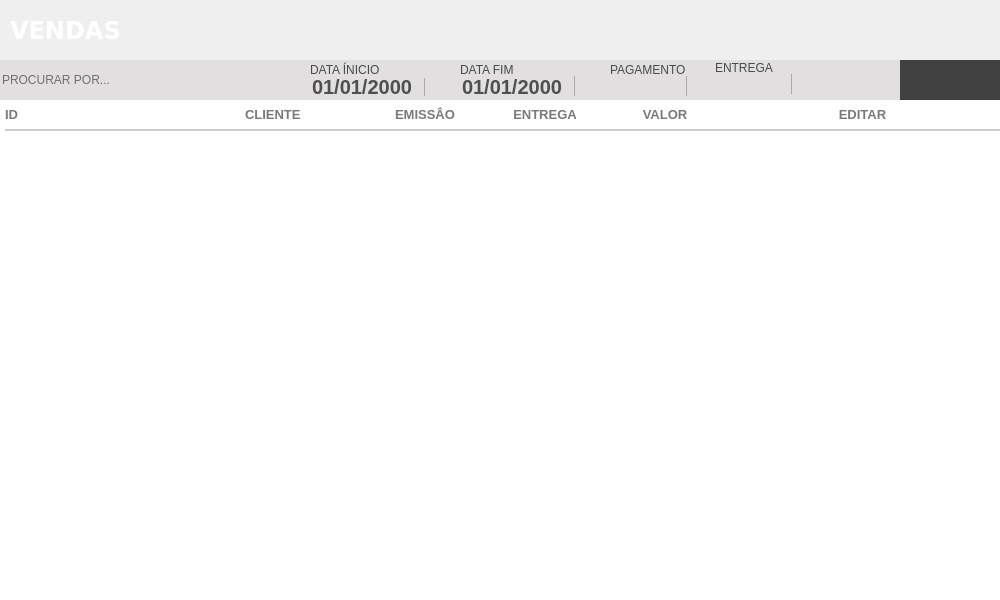
<?xml version="1.0" encoding="UTF-8"?>
<ui version="4.0">
 <class>ct_MainVendas</class>
 <widget class="QFrame" name="ct_MainVendas">
  <property name="geometry">
   <rect>
    <x>0</x>
    <y>0</y>
    <width>1000</width>
    <height>600</height>
   </rect>
  </property>
  <property name="windowTitle">
   <string>Frame</string>
  </property>
  <property name="styleSheet">
   <string notr="true">border:none</string>
  </property>
  <widget class="QFrame" name="frameMainVendas">
   <property name="geometry">
    <rect>
     <x>0</x>
     <y>0</y>
     <width>1000</width>
     <height>600</height>
    </rect>
   </property>
   <widget class="QFrame" name="fr_TopoMenuVendas">
    <property name="geometry">
     <rect>
      <x>0</x>
      <y>60</y>
      <width>1000</width>
      <height>40</height>
     </rect>
    </property>
    <property name="styleSheet">
     <string notr="true">background:#E1DFE0;
border: none;</string>
    </property>
    <widget class="QPushButton" name="bt_BuscaVendas">
     <property name="geometry">
      <rect>
       <x>820</x>
       <y>5</y>
       <width>30</width>
       <height>30</height>
      </rect>
     </property>
     <property name="font">
      <font>
       <family>Arial</family>
      </font>
     </property>
     <property name="cursor">
      <cursorShape>PointingHandCursor</cursorShape>
     </property>
     <property name="focusPolicy">
      <enum>Qt::NoFocus</enum>
     </property>
     <property name="contextMenuPolicy">
      <enum>Qt::NoContextMenu</enum>
     </property>
     <property name="toolTip">
      <string>BUSCAR</string>
     </property>
     <property name="styleSheet">
      <string notr="true"/>
     </property>
     <property name="text">
      <string/>
     </property>
    </widget>
    <widget class="QPushButton" name="bt_AddNovoVenda">
     <property name="geometry">
      <rect>
       <x>900</x>
       <y>0</y>
       <width>100</width>
       <height>40</height>
      </rect>
     </property>
     <property name="cursor">
      <cursorShape>PointingHandCursor</cursorShape>
     </property>
     <property name="focusPolicy">
      <enum>Qt::NoFocus</enum>
     </property>
     <property name="contextMenuPolicy">
      <enum>Qt::ActionsContextMenu</enum>
     </property>
     <property name="styleSheet">
      <string notr="true">QPushButton {
background-color: rgb(65, 65, 65);
 }
QPushButton:hover{
background-color: #40a286
}</string>
     </property>
     <property name="text">
      <string/>
     </property>
    </widget>
    <widget class="QLineEdit" name="tx_BuscaNome">
     <property name="geometry">
      <rect>
       <x>0</x>
       <y>5</y>
       <width>300</width>
       <height>30</height>
      </rect>
     </property>
     <property name="font">
      <font>
       <family>Arial</family>
      </font>
     </property>
     <property name="focusPolicy">
      <enum>Qt::ClickFocus</enum>
     </property>
     <property name="styleSheet">
      <string notr="true">QLineEdit {
color: #000
}
</string>
     </property>
     <property name="placeholderText">
      <string>PROCURAR POR...</string>
     </property>
     <property name="clearButtonEnabled">
      <bool>true</bool>
     </property>
    </widget>
    <widget class="QPushButton" name="bt_PrintRelatVendas">
     <property name="geometry">
      <rect>
       <x>860</x>
       <y>5</y>
       <width>30</width>
       <height>30</height>
      </rect>
     </property>
     <property name="font">
      <font>
       <family>Arial</family>
      </font>
     </property>
     <property name="cursor">
      <cursorShape>PointingHandCursor</cursorShape>
     </property>
     <property name="focusPolicy">
      <enum>Qt::NoFocus</enum>
     </property>
     <property name="contextMenuPolicy">
      <enum>Qt::NoContextMenu</enum>
     </property>
     <property name="toolTip">
      <string>IMPRIMIR</string>
     </property>
     <property name="text">
      <string/>
     </property>
    </widget>
    <widget class="QDateEdit" name="dt_InicioVenda">
     <property name="geometry">
      <rect>
       <x>310</x>
       <y>16</y>
       <width>140</width>
       <height>20</height>
      </rect>
     </property>
     <property name="styleSheet">
      <string notr="true">QDateEdit {
background: #E1DFE0;
border: none;
font-family: &quot;Arial&quot;;
font-size: 20px;
font-weight: bold;
color: rgb(80,79,79)
}
 QDateEdit::drop-down {
     subcontrol-origin: padding;
     subcontrol-position: top right;
     width: 25px;
     border-left-width: 1px;
     border-left-color: darkgray;
     border-left-style: solid; /* just a single line */
     border-top-right-radius: 3px; /* same radius as the QComboBox */
     border-bottom-right-radius: 3px;
 }
QDateEdit::down-arrow {
     image: url(&quot;+self.resourcepath('Images/down.png')+&quot;);
 }</string>
     </property>
     <property name="displayFormat">
      <string>dd/MM/yyyy</string>
     </property>
     <property name="calendarPopup">
      <bool>true</bool>
     </property>
    </widget>
    <widget class="QLabel" name="lb_FormVenda_21">
     <property name="geometry">
      <rect>
       <x>310</x>
       <y>2</y>
       <width>120</width>
       <height>16</height>
      </rect>
     </property>
     <property name="styleSheet">
      <string notr="true">QLabel{
font-size: 12px;
font-family: &quot;Arial Unicode MS&quot;;

	color: rgb(74, 74, 74);
border: none;
}</string>
     </property>
     <property name="text">
      <string>DATA ÍNICIO</string>
     </property>
    </widget>
    <widget class="QLabel" name="lb_FormVenda_22">
     <property name="geometry">
      <rect>
       <x>460</x>
       <y>2</y>
       <width>120</width>
       <height>16</height>
      </rect>
     </property>
     <property name="styleSheet">
      <string notr="true">QLabel{
font-size: 12px;
font-family: &quot;Arial Unicode MS&quot;;

	color: rgb(74, 74, 74);
border: none;
}</string>
     </property>
     <property name="text">
      <string>DATA FIM</string>
     </property>
    </widget>
    <widget class="QDateEdit" name="dt_FimVenda">
     <property name="geometry">
      <rect>
       <x>460</x>
       <y>16</y>
       <width>140</width>
       <height>20</height>
      </rect>
     </property>
     <property name="styleSheet">
      <string notr="true">QDateEdit {
background: #E1DFE0;
border: none;
font-family: &quot;Arial&quot;;
font-size: 20px;
font-weight: bold;
color: rgb(80,79,79)
}
 QDateEdit::drop-down {
     subcontrol-origin: padding;
     subcontrol-position: top right;
     width: 25px;
     border-left-width: 1px;
     border-left-color: darkgray;
     border-left-style: solid; /* just a single line */
     border-top-right-radius: 3px; /* same radius as the QComboBox */
     border-bottom-right-radius: 3px;
 }
QDateEdit::down-arrow {
     image: url(&quot;+self.resourcepath('Images/down.png')+&quot;);
 }</string>
     </property>
     <property name="displayFormat">
      <string>dd/MM/yyyy</string>
     </property>
     <property name="calendarPopup">
      <bool>true</bool>
     </property>
    </widget>
    <widget class="QLabel" name="lb_FormVenda_29">
     <property name="geometry">
      <rect>
       <x>610</x>
       <y>2</y>
       <width>95</width>
       <height>16</height>
      </rect>
     </property>
     <property name="styleSheet">
      <string notr="true">QLabel{
font-size: 12px;
font-family: &quot;Arial Unicode MS&quot;;

	color: rgb(74, 74, 74);
border: none;
}</string>
     </property>
     <property name="text">
      <string>PAGAMENTO</string>
     </property>
    </widget>
    <widget class="QComboBox" name="cb_pagamento">
     <property name="geometry">
      <rect>
       <x>610</x>
       <y>16</y>
       <width>95</width>
       <height>20</height>
      </rect>
     </property>
     <property name="styleSheet">
      <string notr="true">QComboBox{
background: #E1DFE0;
border: none;
font-family: &quot;Arial&quot;;
font-size: 11px;
font-weight: bold;
color: rgb(80,79,79)
}
 QComboBox::drop-down {
     subcontrol-origin: padding;
     subcontrol-position: top right;
     width: 18px;
     border-left-width: 1px;
     border-left-color: darkgray;
     border-left-style: solid; /* just a single line */
     border-top-right-radius: 3px; /* same radius as the QComboBox */
     border-bottom-right-radius: 3px;
 }
QComboBox::down-arrow {
     image: url(&quot;+self.resourcepath('Images/down.png')+&quot;);
 }
</string>
     </property>
    </widget>
    <widget class="QLabel" name="lb_FormVenda_30">
     <property name="geometry">
      <rect>
       <x>715</x>
       <y>0</y>
       <width>95</width>
       <height>16</height>
      </rect>
     </property>
     <property name="styleSheet">
      <string notr="true">QLabel{
font-size: 12px;
font-family: &quot;Arial Unicode MS&quot;;

	color: rgb(74, 74, 74);
border: none;
}</string>
     </property>
     <property name="text">
      <string>ENTREGA</string>
     </property>
    </widget>
    <widget class="QComboBox" name="cb_entrega">
     <property name="geometry">
      <rect>
       <x>715</x>
       <y>14</y>
       <width>95</width>
       <height>20</height>
      </rect>
     </property>
     <property name="styleSheet">
      <string notr="true">QComboBox{
background: #E1DFE0;
border: none;
font-family: &quot;Arial&quot;;
font-size: 11px;
font-weight: bold;
color: rgb(80,79,79)
}
 QComboBox::drop-down {
     subcontrol-origin: padding;
     subcontrol-position: top right;
     width: 18px;
     border-left-width: 1px;
     border-left-color: darkgray;
     border-left-style: solid; /* just a single line */
     border-top-right-radius: 3px; /* same radius as the QComboBox */
     border-bottom-right-radius: 3px;
 }
QComboBox::down-arrow {
     image: url(&quot;+self.resourcepath('Images/down.png')+&quot;);
 }
</string>
     </property>
    </widget>
   </widget>
   <widget class="QFrame" name="ct_containerVendas">
    <property name="geometry">
     <rect>
      <x>0</x>
      <y>100</y>
      <width>1000</width>
      <height>500</height>
     </rect>
    </property>
    <property name="styleSheet">
     <string notr="true">border: none</string>
    </property>
    <widget class="QTableWidget" name="tb_Vendas">
     <property name="geometry">
      <rect>
       <x>0</x>
       <y>0</y>
       <width>1000</width>
       <height>500</height>
      </rect>
     </property>
     <property name="cursor" stdset="0">
      <cursorShape>PointingHandCursor</cursorShape>
     </property>
     <property name="focusPolicy">
      <enum>Qt::WheelFocus</enum>
     </property>
     <property name="styleSheet">
      <string notr="true">QTableView{
color: #797979;
font-weight: bold;
font-size: 13px;
background: #FFF;
padding: 0 0 0 5px;
}
QHeaderView:section{
background: #FFF;
padding: 5px 0 ;
font-size: 13px;
font-family: &quot;Arial&quot;;
font-weight: bold;
color: #797979;
border: none;
border-bottom: 2px solid #CCC;
}
QTableView::item {
border-bottom: 2px solid #CCC;
padding: 2px;
}

</string>
     </property>
     <property name="frameShape">
      <enum>QFrame::NoFrame</enum>
     </property>
     <property name="frameShadow">
      <enum>QFrame::Plain</enum>
     </property>
     <property name="autoScrollMargin">
      <number>20</number>
     </property>
     <property name="editTriggers">
      <set>QAbstractItemView::NoEditTriggers</set>
     </property>
     <property name="tabKeyNavigation">
      <bool>false</bool>
     </property>
     <property name="showDropIndicator" stdset="0">
      <bool>false</bool>
     </property>
     <property name="dragDropOverwriteMode">
      <bool>false</bool>
     </property>
     <property name="selectionMode">
      <enum>QAbstractItemView::NoSelection</enum>
     </property>
     <property name="selectionBehavior">
      <enum>QAbstractItemView::SelectRows</enum>
     </property>
     <property name="textElideMode">
      <enum>Qt::ElideMiddle</enum>
     </property>
     <property name="showGrid">
      <bool>false</bool>
     </property>
     <property name="cornerButtonEnabled">
      <bool>false</bool>
     </property>
     <property name="rowCount">
      <number>0</number>
     </property>
     <attribute name="horizontalHeaderDefaultSectionSize">
      <number>120</number>
     </attribute>
     <attribute name="horizontalHeaderStretchLastSection">
      <bool>true</bool>
     </attribute>
     <attribute name="verticalHeaderVisible">
      <bool>false</bool>
     </attribute>
     <attribute name="verticalHeaderCascadingSectionResizes">
      <bool>true</bool>
     </attribute>
     <attribute name="verticalHeaderDefaultSectionSize">
      <number>50</number>
     </attribute>
     <column>
      <property name="text">
       <string>ID</string>
      </property>
      <property name="font">
       <font>
        <family>Segoe UI</family>
        <pointsize>10</pointsize>
        <weight>75</weight>
        <bold>true</bold>
       </font>
      </property>
      <property name="textAlignment">
       <set>AlignLeading|AlignVCenter</set>
      </property>
      <property name="background">
       <color alpha="0">
        <red>0</red>
        <green>0</green>
        <blue>0</blue>
       </color>
      </property>
      <property name="foreground">
       <brush brushstyle="SolidPattern">
        <color alpha="255">
         <red>80</red>
         <green>79</green>
         <blue>79</blue>
        </color>
       </brush>
      </property>
     </column>
     <column>
      <property name="text">
       <string/>
      </property>
     </column>
     <column>
      <property name="text">
       <string>CLIENTE</string>
      </property>
      <property name="font">
       <font>
        <family>Segoe UI</family>
        <pointsize>10</pointsize>
        <weight>75</weight>
        <bold>true</bold>
       </font>
      </property>
      <property name="textAlignment">
       <set>AlignLeading|AlignVCenter</set>
      </property>
      <property name="foreground">
       <brush brushstyle="SolidPattern">
        <color alpha="255">
         <red>80</red>
         <green>79</green>
         <blue>79</blue>
        </color>
       </brush>
      </property>
     </column>
     <column>
      <property name="text">
       <string>EMISSÂO</string>
      </property>
      <property name="font">
       <font>
        <family>Segoe UI</family>
        <pointsize>10</pointsize>
        <weight>75</weight>
        <bold>true</bold>
       </font>
      </property>
      <property name="textAlignment">
       <set>AlignCenter</set>
      </property>
      <property name="foreground">
       <brush brushstyle="SolidPattern">
        <color alpha="255">
         <red>80</red>
         <green>79</green>
         <blue>79</blue>
        </color>
       </brush>
      </property>
     </column>
     <column>
      <property name="text">
       <string>ENTREGA</string>
      </property>
      <property name="font">
       <font>
        <family>Segoe UI</family>
        <pointsize>10</pointsize>
        <weight>75</weight>
        <bold>true</bold>
       </font>
      </property>
      <property name="textAlignment">
       <set>AlignCenter</set>
      </property>
      <property name="foreground">
       <brush brushstyle="SolidPattern">
        <color alpha="255">
         <red>80</red>
         <green>79</green>
         <blue>79</blue>
        </color>
       </brush>
      </property>
     </column>
     <column>
      <property name="text">
       <string>VALOR</string>
      </property>
      <property name="font">
       <font>
        <family>Segoe UI</family>
        <pointsize>10</pointsize>
        <weight>75</weight>
        <bold>true</bold>
       </font>
      </property>
      <property name="textAlignment">
       <set>AlignCenter</set>
      </property>
      <property name="foreground">
       <brush brushstyle="SolidPattern">
        <color alpha="255">
         <red>80</red>
         <green>79</green>
         <blue>79</blue>
        </color>
       </brush>
      </property>
     </column>
     <column>
      <property name="text">
       <string>EDITAR</string>
      </property>
      <property name="font">
       <font>
        <family>Segoe UI</family>
        <pointsize>10</pointsize>
        <weight>75</weight>
        <bold>true</bold>
       </font>
      </property>
      <property name="textAlignment">
       <set>AlignCenter</set>
      </property>
     </column>
    </widget>
   </widget>
   <widget class="QFrame" name="fr_TituloVendas">
    <property name="geometry">
     <rect>
      <x>0</x>
      <y>0</y>
      <width>1000</width>
      <height>60</height>
     </rect>
    </property>
    <property name="styleSheet">
     <string notr="true">border: none</string>
    </property>
    <widget class="QLabel" name="lb_tituloVendas">
     <property name="geometry">
      <rect>
       <x>10</x>
       <y>15</y>
       <width>200</width>
       <height>30</height>
      </rect>
     </property>
     <property name="font">
      <font>
       <family>DejaVu Sans</family>
       <pointsize>18</pointsize>
       <weight>75</weight>
       <bold>true</bold>
      </font>
     </property>
     <property name="styleSheet">
      <string notr="true">color: #FFF</string>
     </property>
     <property name="text">
      <string>VENDAS</string>
     </property>
    </widget>
   </widget>
   <zorder>ct_containerVendas</zorder>
   <zorder>fr_TopoMenuVendas</zorder>
   <zorder>fr_TituloVendas</zorder>
  </widget>
 </widget>
 <resources/>
 <connections/>
</ui>
